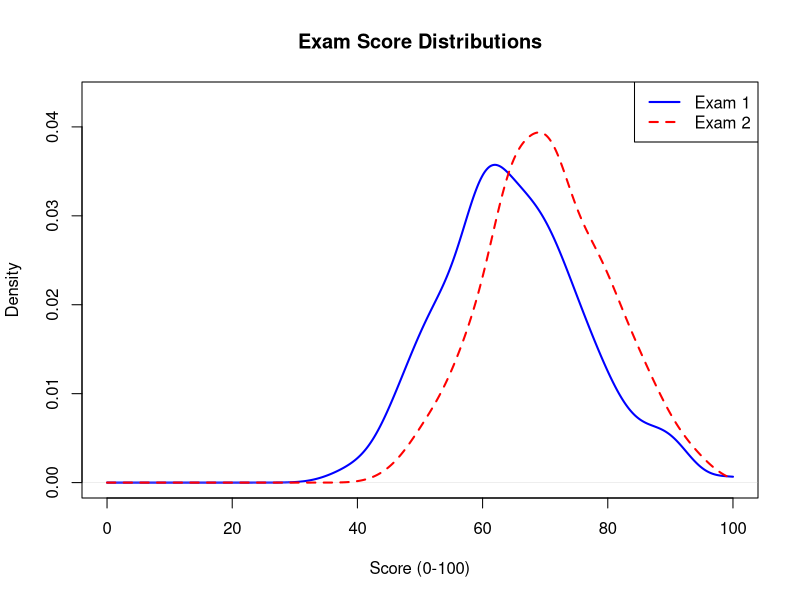
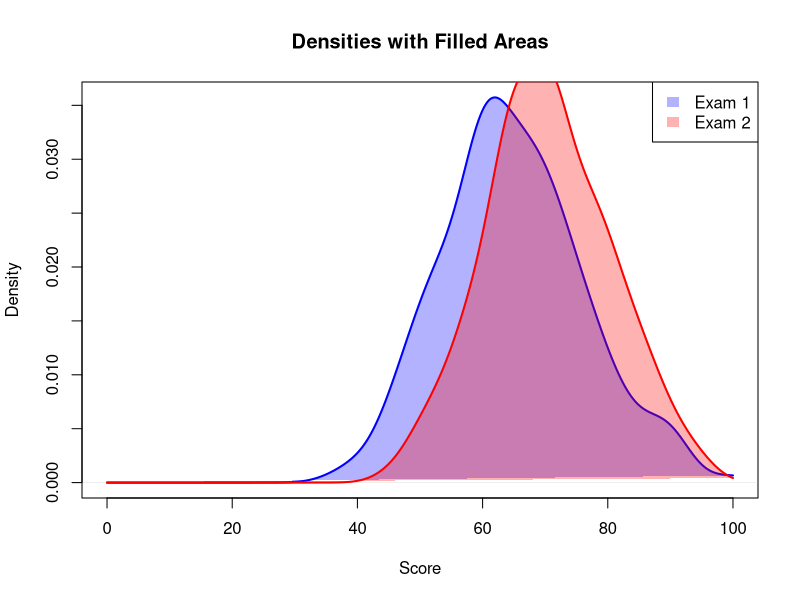
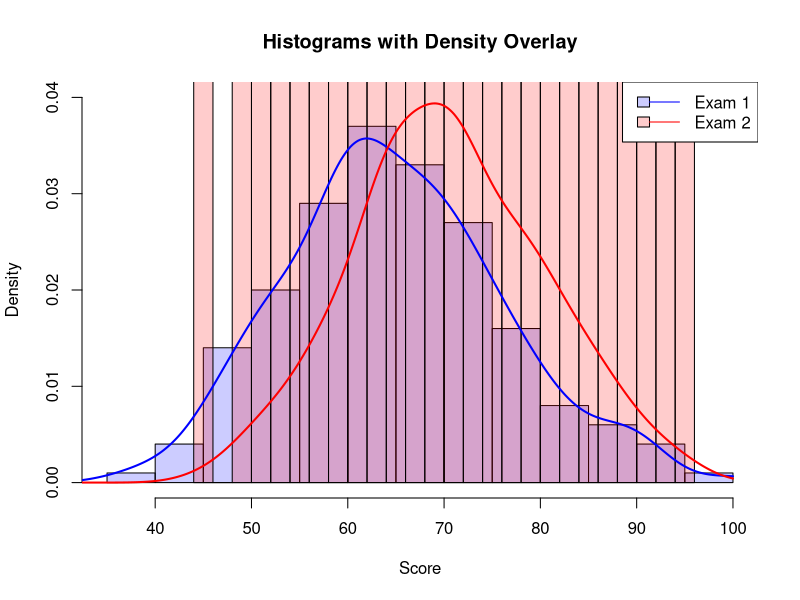
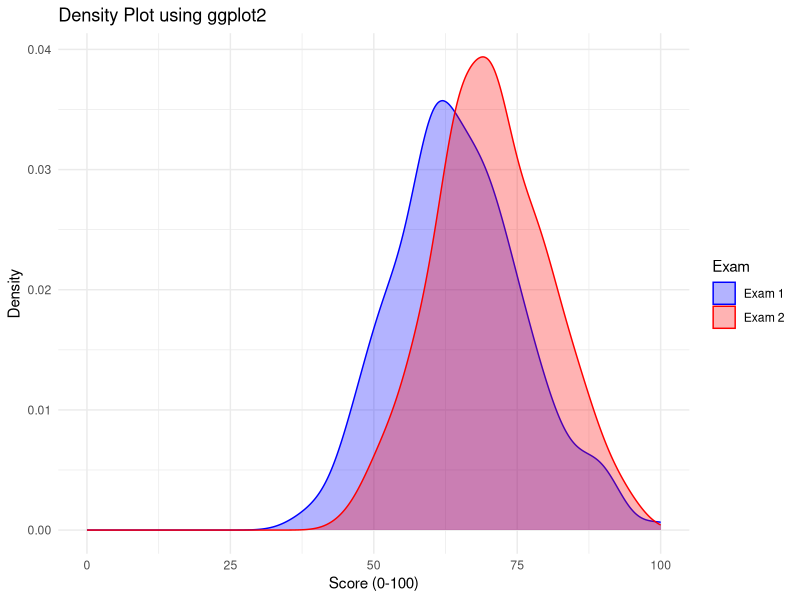

R code for these plots, in order:
# ============================================
# EXTENDED: TWO DENSITY ESTIMATES ON SAME GRAPH
# With explanations and extra features
# ============================================

# 1. Simulate test scores for two exams
set.seed(123)  # for reproducible results

Exam1 <- rnorm(200, mean = 65, sd = 12)   # 200 scores, average 65
Exam2 <- rnorm(200, mean = 70, sd = 10)   # 200 scores, average 70

# Clip to 0-100 range (test scores can't go outside)
Exam1 <- pmax(0, pmin(100, Exam1))
Exam2 <- pmax(0, pmin(100, Exam2))

# Combine into a data frame (like testscores)
testscores <- data.frame(Exam1, Exam2)

# 2. Compute density estimates, restricting to 0-100
d1 <- density(testscores$Exam1, from = 0, to = 100)
d2 <- density(testscores$Exam2, from = 0, to = 100)

# 3. Plot with better labels, colors, and legend
plot(d1, 
     main = "Exam Score Distributions",   # title
     xlab = "Score (0-100)",              # x-axis label
     ylab = "Density",                    # y-axis label
     col = "blue",                        # line color for Exam1
     lwd = 2,                             # line width
     xlim = c(0, 100),                    # force x-axis limits
     ylim = c(0, max(d1$y, d2$y) * 1.1)   # auto y-limit with headroom
)

# Add second density line
lines(d2, col = "red", lwd = 2, lty = 2)  # lty=2 makes dashed line

# Add a legend
legend("topright", 
       legend = c("Exam 1", "Exam 2"),
       col = c("blue", "red"),
       lwd = 2,
       lty = c(1, 2))   # solid line for Exam1, dashed for Exam2

# 4. Fill areas under curves (optional - adds transparency)
# Re-plot with polygons (need to be careful with coordinates)
plot(d1, main = "Densities with Filled Areas", xlab = "Score", ylab = "Density",
     col = "blue", lwd = 2, xlim = c(0,100))
polygon(d1, col = rgb(0, 0, 1, 0.3), border = NA)  # semi-transparent blue
lines(d2, col = "red", lwd = 2)
polygon(d2, col = rgb(1, 0, 0, 0.3), border = NA)
legend("topright", legend = c("Exam 1", "Exam 2"), 
       fill = c(rgb(0,0,1,0.3), rgb(1,0,0,0.3)), border = NA)

# 5. Alternative: Histogram with density overlay (for comparison)
hist(testscores$Exam1, breaks = 20, col = rgb(0,0,1,0.2), 
     main = "Histograms with Density Overlay", xlab = "Score",
     ylim = c(0, 0.04), probability = TRUE)
hist(testscores$Exam2, breaks = 20, col = rgb(1,0,0,0.2), add = TRUE)
lines(d1, col = "blue", lwd = 2)
lines(d2, col = "red", lwd = 2)
legend("topright", legend = c("Exam 1", "Exam 2"), 
       fill = c(rgb(0,0,1,0.2), rgb(1,0,0,0.2)), 
       lty = 1, col = c("blue", "red"))

# 6. Using ggplot2 (more modern and easier for legends)
library(ggplot2)

# Reshape data to long format
testscores_long <- data.frame(
  Score = c(testscores$Exam1, testscores$Exam2),
  Exam = rep(c("Exam 1", "Exam 2"), each = nrow(testscores))
)

ggplot(testscores_long, aes(x = Score, color = Exam, fill = Exam)) +
  geom_density(alpha = 0.3, from = 0, to = 100) +
  labs(title = "Density Plot using ggplot2",
       x = "Score (0-100)", y = "Density") +
  theme_minimal() +
  scale_color_manual(values = c("blue", "red")) +
  scale_fill_manual(values = c("blue", "red")) +
  xlim(0, 100)
